Frame 1 (no input): blank canvas, image omitted
Frame 60 (no input): blank canvas, image omitted
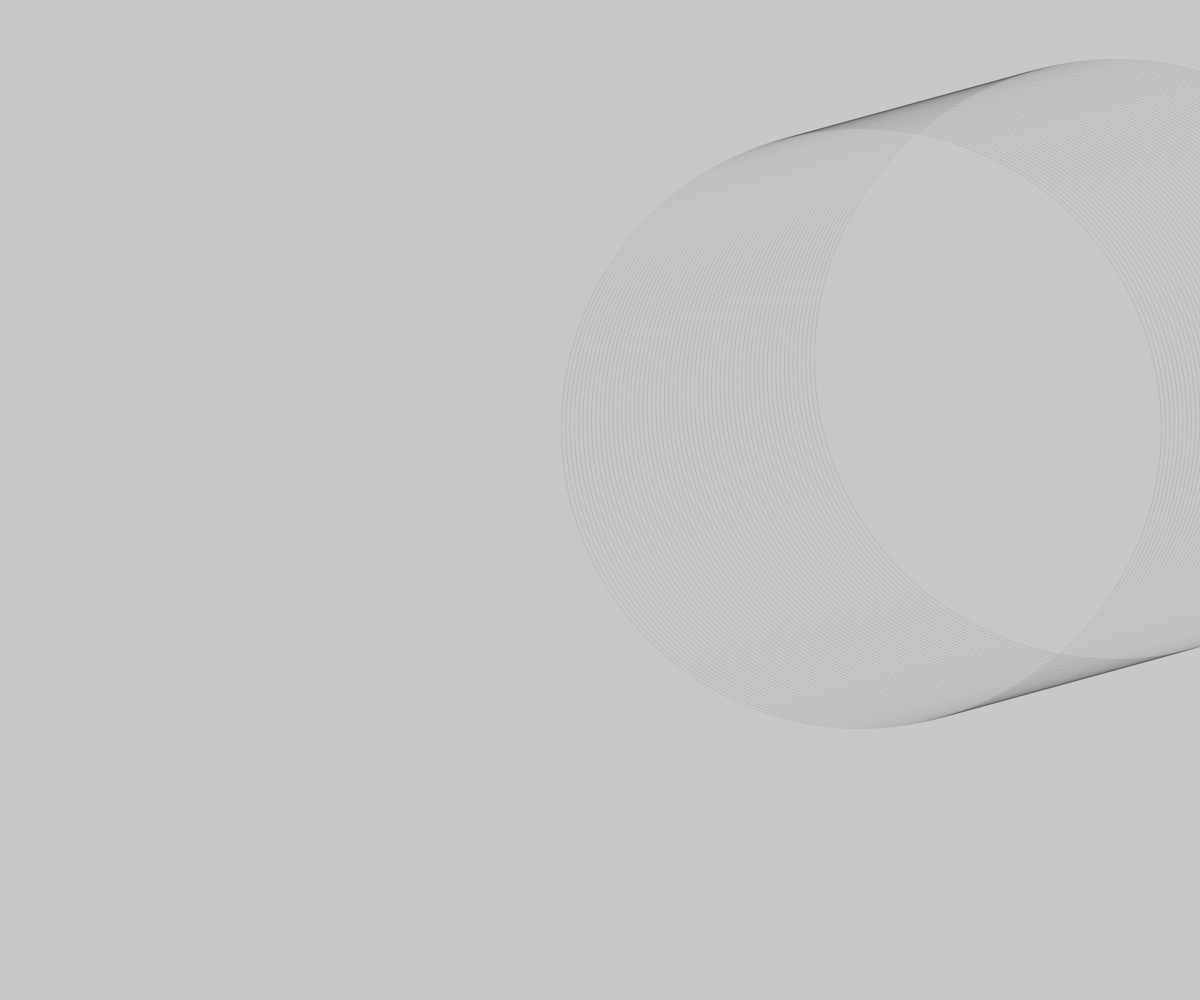
Frame 120 (the mouse pressed at the canvas centre since frame 60)

The p5.js sketch whose frames 1 and 60 were blank and that drew this single picture after the mouse press (run headless with seeded random() and noise() and a simulated clock; from frame 60 on, the mouse is pressed at the canvas centre):

// p5.js sketch
// ── sketch.js
var xb;
var yb;
var vxb;
var vyb;


function setup() 
{
  createCanvas(windowWidth, windowHeight);
  background(200);
  xb = windowWidth / 2; // centre sur x
  yb = windowHeight / 2; // centre sur y
  vxb = random(-10,10);
  vyb = random(-2,2);
}

function draw() 
{
  xb = xb + vxb;
  yb = yb + vyb;

  if ( xb >= windowWidth ) // test à droite 
  {
  	vxb = -vxb;
  }
  if ( xb <= 0) // test à gauche
  {
  	vxb = -vxb;
  }
  if (yb >= windowHeight) // test en bas
  {
  	vyb = -vyb;
  }
  if (yb <= 0) // test en haut
  {
  	vyb = -vyb;
  }

  noFill();
  stroke(0,20);
//  noStroke();
//  fill(0,2);
  ellipse(xb,yb,mouseX,mouseX);
//	line(windowWidth / 2, windowHeight / 2, xb,yb);
}

function windowResized() {
  resizeCanvas(windowWidth, windowHeight);
  background(200);
}
